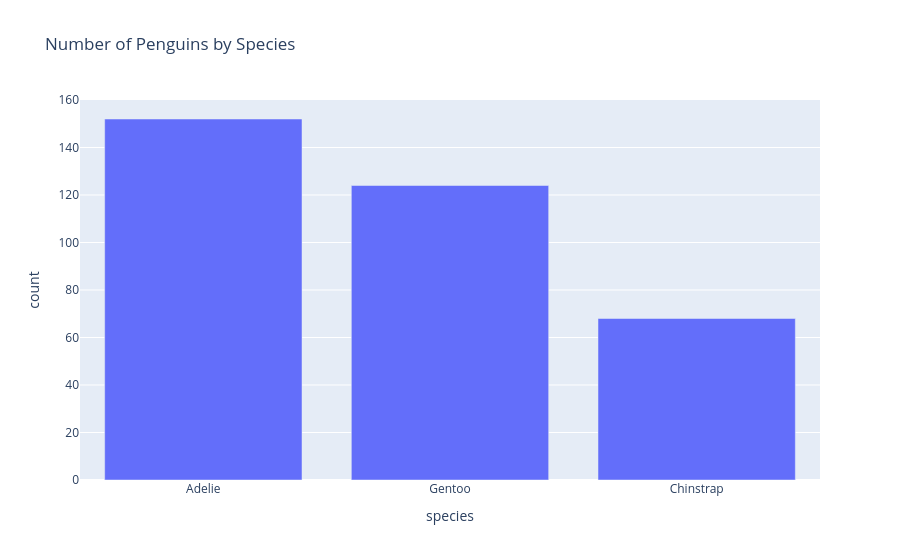

This figure's notebook cell:
### Code cell
species_counts = df["species"].value_counts().reset_index()

species_counts.columns = [
    "species",
    "count"
]

fig = px.bar(
    species_counts,
    x="species",
    y="count",
    title="Number of Penguins by Species"
)

fig.show()

### Figure 1 — Plotly figure (JSON) as saved in the notebook; plotly's stock layout.template omitted (floating-point values rounded to 4 significant figures)
{"data": [{"hovertemplate": "species=%{x}<br>count=%{y}<extra></extra>", "legendgroup": "", "marker": {"color": "#636efa", "pattern": {"shape": ""}}, "name": "", "orientation": "v", "showlegend": false, "textposition": "auto", "type": "bar", "x": ["Adelie", "Gentoo", "Chinstrap"], "xaxis": "x", "y": [152, 124, 68], "yaxis": "y"}], "layout": {"barmode": "relative", "legend": {"tracegroupgap": 0}, "title": {"text": "Number of Penguins by Species"}, "xaxis": {"anchor": "y", "domain": [0, 1], "title": {"text": "species"}}, "yaxis": {"anchor": "x", "domain": [0, 1], "title": {"text": "count"}}}}
